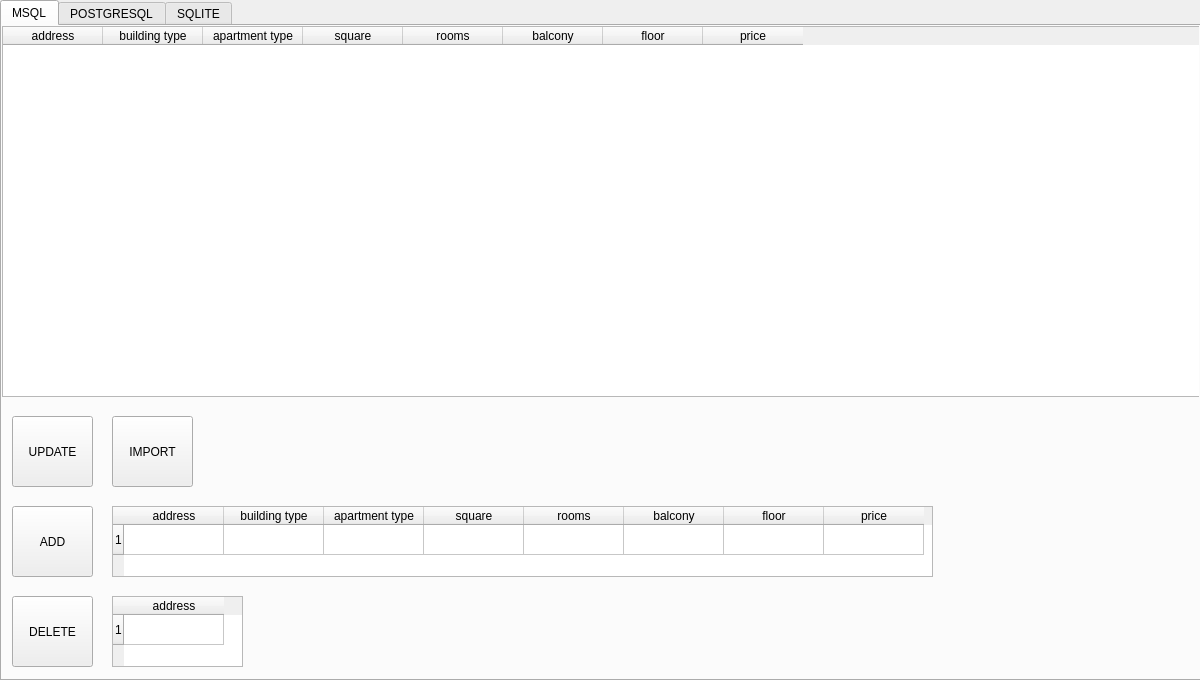
<?xml version="1.0" encoding="UTF-8"?>
<ui version="4.0">
 <class>Makaruk_lab_1</class>
 <widget class="QMainWindow" name="Makaruk_lab_1">
  <property name="enabled">
   <bool>true</bool>
  </property>
  <property name="geometry">
   <rect>
    <x>0</x>
    <y>0</y>
    <width>1200</width>
    <height>680</height>
   </rect>
  </property>
  <property name="baseSize">
   <size>
    <width>1500</width>
    <height>1000</height>
   </size>
  </property>
  <property name="mouseTracking">
   <bool>true</bool>
  </property>
  <property name="windowTitle">
   <string>Makaruk_lab_1</string>
  </property>
  <widget class="QWidget" name="centralwidget">
   <widget class="QTabWidget" name="tabWidget">
    <property name="enabled">
     <bool>true</bool>
    </property>
    <property name="geometry">
     <rect>
      <x>0</x>
      <y>0</y>
      <width>1201</width>
      <height>681</height>
     </rect>
    </property>
    <property name="mouseTracking">
     <bool>true</bool>
    </property>
    <property name="currentIndex">
     <number>0</number>
    </property>
    <widget class="QWidget" name="MSQLTAB">
     <attribute name="title">
      <string>MSQL</string>
     </attribute>
     <widget class="QTableWidget" name="MSQLTABLE">
      <property name="geometry">
       <rect>
        <x>0</x>
        <y>0</y>
        <width>1201</width>
        <height>371</height>
       </rect>
      </property>
      <property name="maximumSize">
       <size>
        <width>1201</width>
        <height>16777215</height>
       </size>
      </property>
      <property name="showGrid">
       <bool>true</bool>
      </property>
      <attribute name="horizontalHeaderCascadingSectionResizes">
       <bool>false</bool>
      </attribute>
      <column>
       <property name="text">
        <string>address</string>
       </property>
       <property name="textAlignment">
        <set>AlignCenter</set>
       </property>
      </column>
      <column>
       <property name="text">
        <string>building type</string>
       </property>
      </column>
      <column>
       <property name="text">
        <string>apartment type</string>
       </property>
      </column>
      <column>
       <property name="text">
        <string>square</string>
       </property>
      </column>
      <column>
       <property name="text">
        <string>rooms</string>
       </property>
      </column>
      <column>
       <property name="text">
        <string>balcony</string>
       </property>
      </column>
      <column>
       <property name="text">
        <string>floor</string>
       </property>
      </column>
      <column>
       <property name="text">
        <string>price</string>
       </property>
      </column>
     </widget>
     <widget class="QPushButton" name="UPDATE">
      <property name="geometry">
       <rect>
        <x>10</x>
        <y>390</y>
        <width>81</width>
        <height>71</height>
       </rect>
      </property>
      <property name="text">
       <string>UPDATE</string>
      </property>
     </widget>
     <widget class="QPushButton" name="ADD">
      <property name="geometry">
       <rect>
        <x>10</x>
        <y>480</y>
        <width>81</width>
        <height>71</height>
       </rect>
      </property>
      <property name="text">
       <string>ADD</string>
      </property>
     </widget>
     <widget class="QPushButton" name="DELETE">
      <property name="geometry">
       <rect>
        <x>10</x>
        <y>570</y>
        <width>81</width>
        <height>71</height>
       </rect>
      </property>
      <property name="text">
       <string>DELETE</string>
      </property>
     </widget>
     <widget class="QTableWidget" name="MSQLTABLE_2">
      <property name="geometry">
       <rect>
        <x>110</x>
        <y>480</y>
        <width>821</width>
        <height>71</height>
       </rect>
      </property>
      <property name="maximumSize">
       <size>
        <width>1201</width>
        <height>16777215</height>
       </size>
      </property>
      <property name="showGrid">
       <bool>true</bool>
      </property>
      <attribute name="horizontalHeaderCascadingSectionResizes">
       <bool>false</bool>
      </attribute>
      <row>
       <property name="text">
        <string>1</string>
       </property>
      </row>
      <column>
       <property name="text">
        <string>address</string>
       </property>
       <property name="textAlignment">
        <set>AlignCenter</set>
       </property>
      </column>
      <column>
       <property name="text">
        <string>building type</string>
       </property>
      </column>
      <column>
       <property name="text">
        <string>apartment type</string>
       </property>
      </column>
      <column>
       <property name="text">
        <string>square</string>
       </property>
      </column>
      <column>
       <property name="text">
        <string>rooms</string>
       </property>
      </column>
      <column>
       <property name="text">
        <string>balcony</string>
       </property>
      </column>
      <column>
       <property name="text">
        <string>floor</string>
       </property>
      </column>
      <column>
       <property name="text">
        <string>price</string>
       </property>
      </column>
     </widget>
     <widget class="QTableWidget" name="MSQLTABLE_3">
      <property name="geometry">
       <rect>
        <x>110</x>
        <y>570</y>
        <width>131</width>
        <height>71</height>
       </rect>
      </property>
      <row>
       <property name="text">
        <string>1</string>
       </property>
      </row>
      <column>
       <property name="text">
        <string>address</string>
       </property>
      </column>
     </widget>
     <widget class="QPushButton" name="IMPORT">
      <property name="geometry">
       <rect>
        <x>110</x>
        <y>390</y>
        <width>81</width>
        <height>71</height>
       </rect>
      </property>
      <property name="text">
       <string>IMPORT</string>
      </property>
     </widget>
    </widget>
    <widget class="QWidget" name="tab_3">
     <attribute name="title">
      <string>POSTGRESQL</string>
     </attribute>
     <widget class="QTableWidget" name="POSTGRESTABLE">
      <property name="geometry">
       <rect>
        <x>0</x>
        <y>0</y>
        <width>1201</width>
        <height>371</height>
       </rect>
      </property>
      <property name="maximumSize">
       <size>
        <width>1201</width>
        <height>16777215</height>
       </size>
      </property>
      <property name="showGrid">
       <bool>true</bool>
      </property>
      <attribute name="horizontalHeaderCascadingSectionResizes">
       <bool>false</bool>
      </attribute>
      <column>
       <property name="text">
        <string>address</string>
       </property>
       <property name="textAlignment">
        <set>AlignCenter</set>
       </property>
      </column>
      <column>
       <property name="text">
        <string>building type</string>
       </property>
      </column>
      <column>
       <property name="text">
        <string>apartment type</string>
       </property>
      </column>
      <column>
       <property name="text">
        <string>square</string>
       </property>
      </column>
      <column>
       <property name="text">
        <string>rooms</string>
       </property>
      </column>
      <column>
       <property name="text">
        <string>balcony</string>
       </property>
      </column>
      <column>
       <property name="text">
        <string>floor</string>
       </property>
      </column>
      <column>
       <property name="text">
        <string>price</string>
       </property>
      </column>
     </widget>
     <widget class="QPushButton" name="SELECT">
      <property name="geometry">
       <rect>
        <x>570</x>
        <y>410</y>
        <width>81</width>
        <height>71</height>
       </rect>
      </property>
      <property name="text">
       <string>SELECT</string>
      </property>
     </widget>
     <widget class="QLineEdit" name="TEXTLINE">
      <property name="geometry">
       <rect>
        <x>340</x>
        <y>510</y>
        <width>541</width>
        <height>51</height>
       </rect>
      </property>
      <property name="font">
       <font>
        <family>Georgia</family>
        <pointsize>24</pointsize>
       </font>
      </property>
      <property name="inputMask">
       <string/>
      </property>
      <property name="text">
       <string/>
      </property>
      <property name="placeholderText">
       <string>input fields number (1,2... 8)</string>
      </property>
     </widget>
    </widget>
    <widget class="QWidget" name="tab_2">
     <attribute name="title">
      <string>SQLITE</string>
     </attribute>
     <widget class="QTableWidget" name="SQLITETABLE">
      <property name="geometry">
       <rect>
        <x>0</x>
        <y>0</y>
        <width>1201</width>
        <height>661</height>
       </rect>
      </property>
      <property name="maximumSize">
       <size>
        <width>1201</width>
        <height>16777215</height>
       </size>
      </property>
      <property name="showGrid">
       <bool>true</bool>
      </property>
      <attribute name="horizontalHeaderCascadingSectionResizes">
       <bool>false</bool>
      </attribute>
     </widget>
    </widget>
   </widget>
  </widget>
 </widget>
 <resources/>
 <connections/>
</ui>
